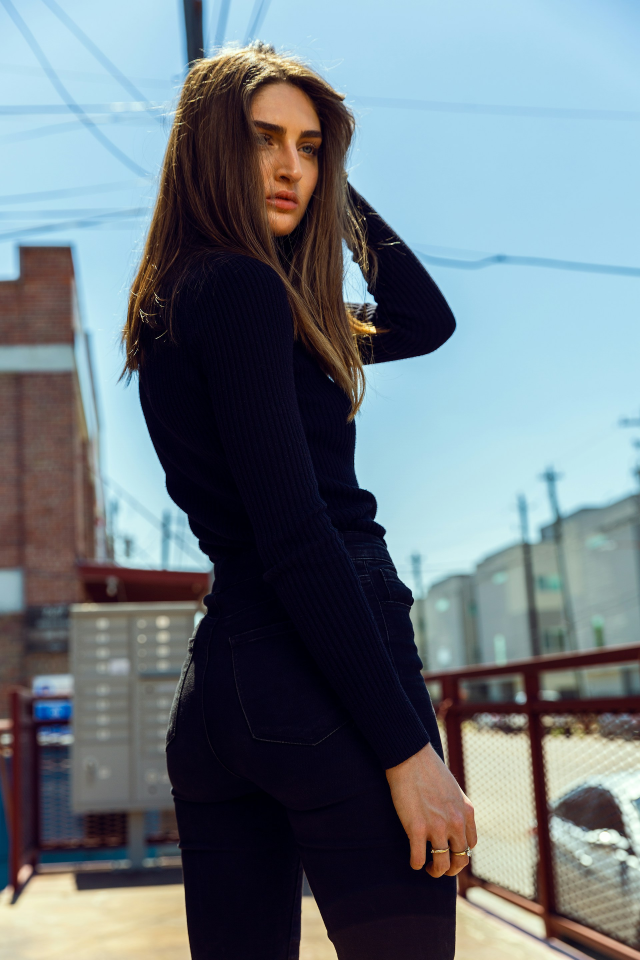
#> input picture model.jpg, 1920 x 2880 px (shown at 1/3 size)
$ python edit.py
#> lines starting #> are read from the running program, lines starting #| are printed output that depends on the picture
import cv2
import numpy as np
img = cv2.imread("model.jpg")
#> img is the input picture: shape (2880, 1920, 3); mean B, G, R 127, 119.9, 109
#> the answer given: 1
copyModel = np.copy(img)

def crop(copyModel):

    # print(copyModel.shape)1
    x1,y1,x2,y2 = 0,0,0,0
    # [19 lines left out: function cropping, not called in this run]


    copyModel = cv2.resize(copyModel,None,fx=0.3,fy=0.2)
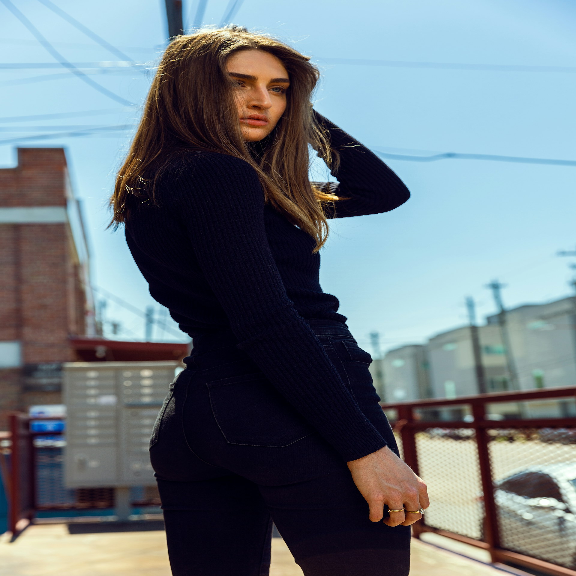
#> copyModel: shape (576, 576, 3); mean of channels 0, 1, 2 127.1, 119.9, 109.1; drawn as B, G, R
    cv2.imshow("copyModel",copyModel)
    cv2.setMouseCallback("copyModel",cropping)
    cv2.waitKey(0)


# [59 lines left out: functions hsvChange, BGRchange, not called in this run]


while(True):
    choice = int(input("Press \n1.crop\n2.brightess\n3.Change color\n"))
    if choice == 1:
        crop(copyModel)
        cv2.destroyAllWindows()
    elif choice == 2:
        hsvChange(copyModel)
        cv2.destroyAllWindows()
    elif choice == 3:
        BGRchange(copyModel)
        cv2.destroyAllWindows()

    stop = int(input("do you want to stop(0/1)"))
#> the answer given: 1
    if stop == 1:
        break
